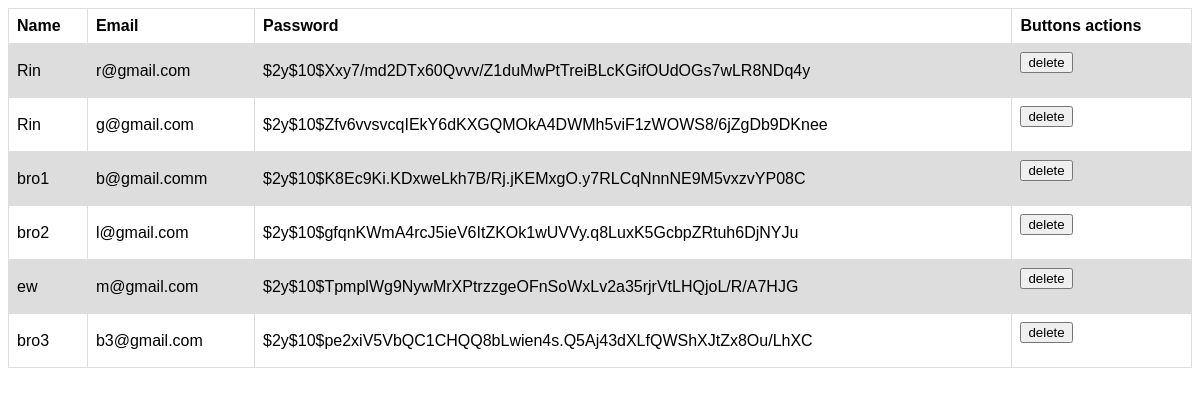
The page /users.php on the database its author committed.
### tables this page shows
CREATE TABLE `Users` (
  `id` int NOT NULL AUTO_INCREMENT,
  `Name` varchar(255) NOT NULL,
  `Email` varchar(255) DEFAULT NULL,
  `Password` varchar(255) DEFAULT NULL,
  PRIMARY KEY (`id`)
);

### users.php (the view, shortened to what this page needs)
<?php
$pdo = require 'db.php';
$statement = $pdo->prepare("select * from Users");
$statement->execute();
$users = $statement->fetchAll(PDO::FETCH_ASSOC);
$data = $users;
?>
<html>
<head>
</head>
<body>
<div>
    <table>
        <tr>
            <th>Name</th>
            <th>Email</th>
            <th>Password</th>
            <th>Buttons actions</th>
        </tr>
        <?php foreach ($data as $user) { ?>
            <tr>
                <td><?php echo htmlspecialchars($user['Name'] ?? '') ?></td>
                <td><?php echo htmlspecialchars($user['Email'] ?? '') ?></td>
                <td><?php echo htmlspecialchars($user['Password'] ?? '') ?></td>
                <td>
                    <form method="post" action="deleteUser.php">
                        <button value="<?php echo $user['id'] ?>" name="deleteUserid">delete</button>
                    </form>
                </td>
            </tr>
        <?php } ?>
    </table>
</div>
</body>
</html>

### users.php (style rules this page uses)
table { font-family: arial, sans-serif; border-collapse: collapse; width: 100%; }
td, th { border: 1px solid #dddddd; text-align: left; padding: 8px; }
tr:nth-child(even) { background-color: #dddddd; }

### rows shown on the page
users: Name "Rin", Email "r@gmail.com", Password "$2y$10$Xxy7/md2DTx60Qvvv/Z1duMwPtTreiBLcKGifOUdOGs7wLR8NDq4y", $user['id'] 9 (drawn)
users: Name "Rin", Email "g@gmail.com", Password "$2y$10$Zfv6vvsvcqIEkY6dKXGQMOkA4DWMh5viF1zWOWS8/6jZgDb9DKnee", $user['id'] 10 (drawn)
users: Name "bro1", Email "b@gmail.comm", Password "$2y$10$K8Ec9Ki.KDxweLkh7B/Rj.jKEMxgO.y7RLCqNnnNE9M5vxzvYP08C", $user['id'] 11 (drawn)
users: Name "bro2", Email "l@gmail.com", Password "$2y$10$gfqnKWmA4rcJ5ieV6ItZKOk1wUVVy.q8LuxK5GcbpZRtuh6DjNYJu", $user['id'] 12 (drawn)
users: Name "ew", Email "m@gmail.com", Password "$2y$10$TpmplWg9NywMrXPtrzzgeOFnSoWxLv2a35rjrVtLHQjoL/R/A7HJG", $user['id'] 13 (drawn)
users: Name "bro3", Email "b3@gmail.com", Password "$2y$10$pe2xiV5VbQC1CHQQ8bLwien4s.Q5Aj43dXLfQWShXJtZx8Ou/LhXC", $user['id'] 14 (drawn)
